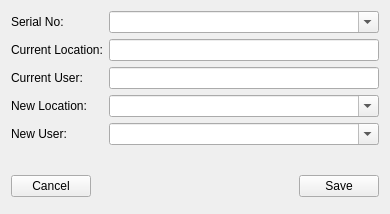
<?xml version="1.0" encoding="UTF-8"?>
<ui version="4.0">
 <class>Form</class>
 <widget class="QWidget" name="Form">
  <property name="geometry">
   <rect>
    <x>0</x>
    <y>0</y>
    <width>390</width>
    <height>214</height>
   </rect>
  </property>
  <property name="windowTitle">
   <string>Form</string>
  </property>
  <layout class="QGridLayout" name="gridLayout">
   <item row="6" column="0" colspan="2">
    <layout class="QHBoxLayout" name="horizontalLayout_3">
     <item>
      <widget class="QPushButton" name="cancelButton">
       <property name="text">
        <string>Cancel</string>
       </property>
      </widget>
     </item>
     <item>
      <spacer name="horizontalSpacer_3">
       <property name="orientation">
        <enum>Qt::Horizontal</enum>
       </property>
       <property name="sizeHint" stdset="0">
        <size>
         <width>28</width>
         <height>33</height>
        </size>
       </property>
      </spacer>
     </item>
     <item>
      <widget class="QPushButton" name="saveButton">
       <property name="text">
        <string>Save</string>
       </property>
      </widget>
     </item>
    </layout>
   </item>
   <item row="1" column="1">
    <widget class="QLineEdit" name="currentLocationBox">
     <property name="sizePolicy">
      <sizepolicy hsizetype="MinimumExpanding" vsizetype="Fixed">
       <horstretch>0</horstretch>
       <verstretch>0</verstretch>
      </sizepolicy>
     </property>
     <property name="maxLength">
      <number>30</number>
     </property>
     <property name="readOnly">
      <bool>true</bool>
     </property>
     <property name="clearButtonEnabled">
      <bool>false</bool>
     </property>
    </widget>
   </item>
   <item row="3" column="0">
    <widget class="QLabel" name="label_4">
     <property name="sizePolicy">
      <sizepolicy hsizetype="Fixed" vsizetype="Fixed">
       <horstretch>0</horstretch>
       <verstretch>0</verstretch>
      </sizepolicy>
     </property>
     <property name="text">
      <string>New Location:</string>
     </property>
    </widget>
   </item>
   <item row="1" column="0">
    <widget class="QLabel" name="label_2">
     <property name="sizePolicy">
      <sizepolicy hsizetype="Fixed" vsizetype="Fixed">
       <horstretch>0</horstretch>
       <verstretch>0</verstretch>
      </sizepolicy>
     </property>
     <property name="text">
      <string>Current Location:</string>
     </property>
    </widget>
   </item>
   <item row="0" column="0">
    <widget class="QLabel" name="label">
     <property name="sizePolicy">
      <sizepolicy hsizetype="Fixed" vsizetype="Fixed">
       <horstretch>0</horstretch>
       <verstretch>0</verstretch>
      </sizepolicy>
     </property>
     <property name="layoutDirection">
      <enum>Qt::LeftToRight</enum>
     </property>
     <property name="text">
      <string>Serial No:</string>
     </property>
    </widget>
   </item>
   <item row="0" column="1">
    <widget class="QComboBox" name="serialNoBox">
     <property name="sizePolicy">
      <sizepolicy hsizetype="MinimumExpanding" vsizetype="Fixed">
       <horstretch>0</horstretch>
       <verstretch>0</verstretch>
      </sizepolicy>
     </property>
     <property name="editable">
      <bool>true</bool>
     </property>
    </widget>
   </item>
   <item row="5" column="0" colspan="2">
    <spacer name="verticalSpacer_2">
     <property name="orientation">
      <enum>Qt::Vertical</enum>
     </property>
     <property name="sizeHint" stdset="0">
      <size>
       <width>20</width>
       <height>40</height>
      </size>
     </property>
    </spacer>
   </item>
   <item row="2" column="0">
    <widget class="QLabel" name="label_3">
     <property name="sizePolicy">
      <sizepolicy hsizetype="Fixed" vsizetype="Fixed">
       <horstretch>0</horstretch>
       <verstretch>0</verstretch>
      </sizepolicy>
     </property>
     <property name="text">
      <string>Current User:</string>
     </property>
    </widget>
   </item>
   <item row="2" column="1">
    <widget class="QLineEdit" name="currentUserBox">
     <property name="sizePolicy">
      <sizepolicy hsizetype="MinimumExpanding" vsizetype="Fixed">
       <horstretch>0</horstretch>
       <verstretch>0</verstretch>
      </sizepolicy>
     </property>
     <property name="maxLength">
      <number>30</number>
     </property>
     <property name="readOnly">
      <bool>true</bool>
     </property>
    </widget>
   </item>
   <item row="4" column="0">
    <widget class="QLabel" name="label_5">
     <property name="sizePolicy">
      <sizepolicy hsizetype="Fixed" vsizetype="Fixed">
       <horstretch>0</horstretch>
       <verstretch>0</verstretch>
      </sizepolicy>
     </property>
     <property name="text">
      <string>New User:</string>
     </property>
    </widget>
   </item>
   <item row="3" column="1">
    <widget class="QComboBox" name="newLocationBox">
     <property name="sizePolicy">
      <sizepolicy hsizetype="MinimumExpanding" vsizetype="Fixed">
       <horstretch>0</horstretch>
       <verstretch>0</verstretch>
      </sizepolicy>
     </property>
     <property name="editable">
      <bool>true</bool>
     </property>
    </widget>
   </item>
   <item row="4" column="1">
    <widget class="QComboBox" name="newUserBox">
     <property name="sizePolicy">
      <sizepolicy hsizetype="MinimumExpanding" vsizetype="Fixed">
       <horstretch>0</horstretch>
       <verstretch>0</verstretch>
      </sizepolicy>
     </property>
     <property name="editable">
      <bool>true</bool>
     </property>
    </widget>
   </item>
  </layout>
 </widget>
 <resources/>
 <connections/>
</ui>
